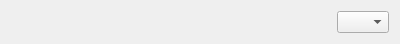
<?xml version="1.0" encoding="UTF-8"?>
<ui version="4.0">
 <class>WdgMultipliersDoubleSliderSpinBox</class>
 <widget class="QWidget" name="WdgMultipliersDoubleSliderSpinBox">
  <property name="geometry">
   <rect>
    <x>0</x>
    <y>0</y>
    <width>400</width>
    <height>37</height>
   </rect>
  </property>
  <layout class="QHBoxLayout" name="horizontalLayout">
   <item>
    <widget class="KisDoubleSliderSpinBox" name="sliderSpinBox" native="true">
     <property name="sizePolicy">
      <sizepolicy hsizetype="Expanding" vsizetype="Preferred">
       <horstretch>0</horstretch>
       <verstretch>0</verstretch>
      </sizepolicy>
     </property>
    </widget>
   </item>
   <item>
    <widget class="QComboBox" name="comboBox">
     <property name="sizePolicy">
      <sizepolicy hsizetype="Minimum" vsizetype="Fixed">
       <horstretch>0</horstretch>
       <verstretch>0</verstretch>
      </sizepolicy>
     </property>
     <property name="maximumSize">
      <size>
       <width>52</width>
       <height>16777215</height>
      </size>
     </property>
     <property name="insertPolicy">
      <enum>QComboBox::InsertAlphabetically</enum>
     </property>
    </widget>
   </item>
  </layout>
 </widget>
 <customwidgets>
  <customwidget>
   <class>KisDoubleSliderSpinBox</class>
   <extends>QWidget</extends>
   <header>kis_slider_spin_box.h</header>
   <container>1</container>
  </customwidget>
 </customwidgets>
 <resources/>
 <connections/>
</ui>
